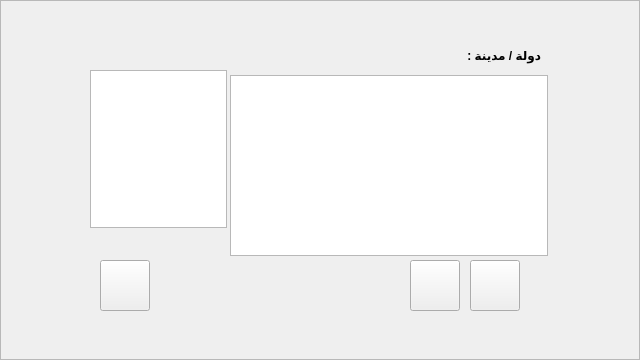
<?xml version="1.0" encoding="UTF-8"?>
<ui version="4.0">
 <class>WordInfoFrame</class>
 <widget class="QFrame" name="WordInfoFrame">
  <property name="geometry">
   <rect>
    <x>0</x>
    <y>0</y>
    <width>640</width>
    <height>360</height>
   </rect>
  </property>
  <property name="minimumSize">
   <size>
    <width>640</width>
    <height>360</height>
   </size>
  </property>
  <property name="maximumSize">
   <size>
    <width>640</width>
    <height>360</height>
   </size>
  </property>
  <property name="windowTitle">
   <string>Frame</string>
  </property>
  <property name="layoutDirection">
   <enum>Qt::LeftToRight</enum>
  </property>
  <property name="styleSheet">
   <string notr="true">border-image: url(:/image/images/backgrounds/RightAnswerScreem_Background.png);</string>
  </property>
  <property name="frameShape">
   <enum>QFrame::StyledPanel</enum>
  </property>
  <property name="frameShadow">
   <enum>QFrame::Raised</enum>
  </property>
  <widget class="QTextBrowser" name="textBrowser">
   <property name="geometry">
    <rect>
     <x>230</x>
     <y>75</y>
     <width>318</width>
     <height>181</height>
    </rect>
   </property>
   <property name="font">
    <font>
     <pointsize>8</pointsize>
     <weight>50</weight>
     <italic>false</italic>
     <bold>false</bold>
    </font>
   </property>
   <property name="styleSheet">
    <string notr="true">border-image: url(:/image/images/backgrounds/Background_Transparent.png);</string>
   </property>
   <property name="frameShape">
    <enum>QFrame::StyledPanel</enum>
   </property>
   <property name="horizontalScrollBarPolicy">
    <enum>Qt::ScrollBarAlwaysOff</enum>
   </property>
   <property name="html">
    <string>&lt;!DOCTYPE HTML PUBLIC &quot;-//W3C//DTD HTML 4.0//EN&quot; &quot;http://www.w3.org/TR/REC-html40/strict.dtd&quot;&gt;
&lt;html&gt;&lt;head&gt;&lt;meta name=&quot;qrichtext&quot; content=&quot;1&quot; /&gt;&lt;style type=&quot;text/css&quot;&gt;
p, li { white-space: pre-wrap; }
&lt;/style&gt;&lt;/head&gt;&lt;body style=&quot; font-family:'MS Shell Dlg 2'; font-size:8pt; font-weight:400; font-style:normal;&quot;&gt;
&lt;p dir='rtl' style=&quot;-qt-paragraph-type:empty; margin-top:0px; margin-bottom:0px; margin-left:0px; margin-right:0px; -qt-block-indent:0; text-indent:0px;&quot;&gt;&lt;/p&gt;&lt;/body&gt;&lt;/html&gt;</string>
   </property>
  </widget>
  <widget class="QGraphicsView" name="graphicsView">
   <property name="geometry">
    <rect>
     <x>90</x>
     <y>70</y>
     <width>137</width>
     <height>158</height>
    </rect>
   </property>
   <property name="styleSheet">
    <string notr="true">border-image: url(:/image/images/WordsBtn/white.jpg);</string>
   </property>
   <property name="verticalScrollBarPolicy">
    <enum>Qt::ScrollBarAlwaysOff</enum>
   </property>
   <property name="horizontalScrollBarPolicy">
    <enum>Qt::ScrollBarAlwaysOff</enum>
   </property>
  </widget>
  <widget class="QPushButton" name="pushBtn_close">
   <property name="geometry">
    <rect>
     <x>100</x>
     <y>260</y>
     <width>50</width>
     <height>51</height>
    </rect>
   </property>
   <property name="styleSheet">
    <string notr="true">border-image: url(:/image/images/Main Btns/Normal Btns/Btns_Slices_52.png);</string>
   </property>
   <property name="text">
    <string/>
   </property>
  </widget>
  <widget class="QPushButton" name="pushBtn_replay">
   <property name="geometry">
    <rect>
     <x>410</x>
     <y>260</y>
     <width>50</width>
     <height>51</height>
    </rect>
   </property>
   <property name="styleSheet">
    <string notr="true">border-image: url(:/image/images/Main Btns/Normal Btns/Replay.png);</string>
   </property>
   <property name="text">
    <string/>
   </property>
  </widget>
  <widget class="QPushButton" name="pushBtn_Next">
   <property name="geometry">
    <rect>
     <x>470</x>
     <y>260</y>
     <width>50</width>
     <height>51</height>
    </rect>
   </property>
   <property name="styleSheet">
    <string notr="true">border-image: url(:/image/images/Main Btns/Normal Btns/NextLevel.png);</string>
   </property>
   <property name="text">
    <string/>
   </property>
  </widget>
  <widget class="QLabel" name="label_city">
   <property name="geometry">
    <rect>
     <x>360</x>
     <y>40</y>
     <width>181</width>
     <height>31</height>
    </rect>
   </property>
   <property name="font">
    <font>
     <weight>75</weight>
     <bold>true</bold>
    </font>
   </property>
   <property name="layoutDirection">
    <enum>Qt::RightToLeft</enum>
   </property>
   <property name="styleSheet">
    <string notr="true">border-image: url(:/image/images/backgrounds/Background_Transparent.png);</string>
   </property>
   <property name="text">
    <string>دولة / مدينة : </string>
   </property>
  </widget>
 </widget>
 <resources/>
 <connections>
  <connection>
   <sender>pushBtn_close</sender>
   <signal>clicked()</signal>
   <receiver>WordInfoFrame</receiver>
   <slot>close()</slot>
   <hints>
    <hint type="sourcelabel">
     <x>224</x>
     <y>275</y>
    </hint>
    <hint type="destinationlabel">
     <x>319</x>
     <y>179</y>
    </hint>
   </hints>
  </connection>
 </connections>
</ui>
